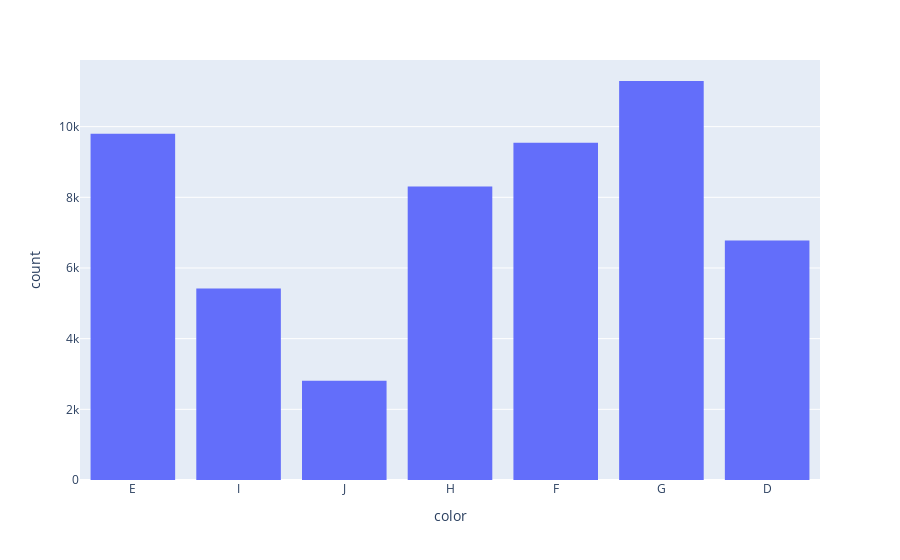

The notebook cell this image was saved under:
### Markdown cell above
<table align="left">
    <tr>
        <td width="6%">
            <img src="question_icon.png">
        </td>
        <td>
            <div align="left", style="font-size:120%">
                <font color="#21618C">
                    <b> 16. Use the 'diamonds' data set from seaborn to plot the histogram of price by colors
                    </b>
                </font>
            </div>
        </td>
    </tr>
</table>

### Code cell
import plotly as px

dia = sns.load_dataset('diamonds')
dia
#pt.hist_frame(dia)
px.hist_frame(dia, x='color')

### Figure 1 — Plotly figure (JSON) as saved in the notebook; plotly's stock layout.template omitted (floating-point values rounded to 4 significant figures; data arrays with more than 128 entries replaced by an {"elided": "..."} marker saying what was removed)
{"data": [{"alignmentgroup": "True", "bingroup": "x", "hovertemplate": "color=%{x}<br>count=%{y}<extra></extra>", "legendgroup": "", "marker": {"color": "#636efa"}, "name": "", "offsetgroup": "", "orientation": "v", "showlegend": false, "type": "histogram", "x": {"elided": "53940 str values"}, "xaxis": "x", "yaxis": "y"}], "layout": {"barmode": "relative", "legend": {"tracegroupgap": 0}, "margin": {"t": 60}, "xaxis": {"anchor": "y", "domain": [0, 1], "title": {"text": "color"}}, "yaxis": {"anchor": "x", "domain": [0, 1], "title": {"text": "count"}}}}
